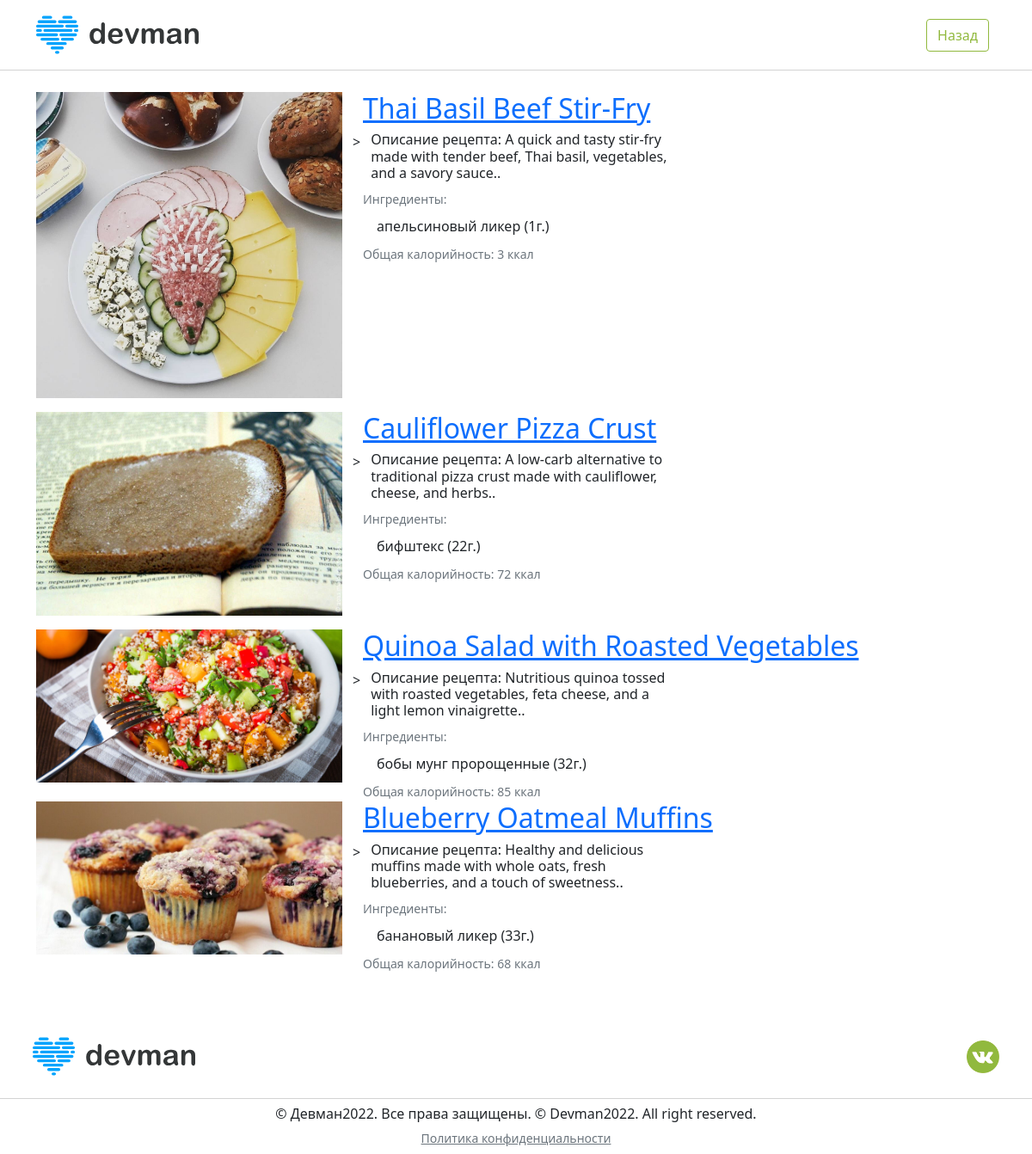
The app's page /recipe/my_blog/ (signed in) with its own data.
### recipe/models.py (models this page shows, shortened)
class Recipe(models.Model):
    name = models.CharField(max_length=60, verbose_name='Название')
    diet = models.IntegerField(choices=DIET_CHOICES, verbose_name='Меню')
    ingredients = models.ManyToManyField(
        'recipe.Ingredient', through='recipe.RecipeIngredient', verbose_name='Состав'
    )
    fish = models.BooleanField(default=False, verbose_name='Рыба')
    meat = models.BooleanField(default=False, verbose_name='Мясо')
    wheat = models.BooleanField(default=False, verbose_name='Зерновые')
    honey = models.BooleanField(default=False, verbose_name='Продукты пчеловодства')
    nuts = models.BooleanField(default=False, verbose_name='Орехи')
    dairy = models.BooleanField(default=False, verbose_name='Молочные продукты')
    meal = models.IntegerField(choices=MEAL_CHOICES, verbose_name='Приём пищи')
    image = models.ImageField(blank=True, verbose_name='Фото рецепта')
    description = models.TextField(verbose_name='Описание')
    class Meta:
        verbose_name = 'Рецепт'
        verbose_name_plural = 'Рецепты'
    def total_calories(self):
        total_calories = 0
        for recipe_ingredient in self.recipeingredient_set.all():
            total_calories += recipe_ingredient.ingredient.calories / 100 * recipe_ingredient.amount
        return int(total_calories)

class RecipeIngredient(models.Model):
    recipe = models.ForeignKey(Recipe, on_delete=models.CASCADE, verbose_name='Рецепт')
    ingredient = models.ForeignKey(Ingredient, on_delete=models.CASCADE, verbose_name='Ингредиент')
    amount = models.PositiveIntegerField(verbose_name='Вес')
    class Meta:
        verbose_name = 'Рецепт-ингредиент'
        verbose_name_plural = 'Рецепт-ингредиенты'

class Ingredient(models.Model):
    MEASUREMENT = [
        (1, 'Шт'),
        (2, 'Гр.'),
        (3, 'Мл'),
    ]
    name = models.CharField(max_length=100, verbose_name='Название')
    calories = models.PositiveIntegerField(verbose_name='Калории')
    measurement = models.IntegerField(choices=MEASUREMENT, default=2)
    class Meta:
        verbose_name = 'Ингредиент'
        verbose_name_plural = 'Ингредиенты'

### recipe/views.py (the view)
# urls.py: path('my_blog/', my_blog, name='my_blog'),
@login_required
def my_blog(request):
    subscription = Subscription.objects.get(user_id=request.user.id)
    recipes = Recipe.objects.filter(diet=subscription.diet)
    if subscription.none_allergy() is None:
        recipes.filter(diet=subscription.diet)
    elif subscription.fish:
        recipes.filter(
            fish=subscription.fish)
    elif subscription.dairy:
        recipes.filter(
            dairy=subscription.dairy)
    elif subscription.honey:
        recipes.filter(
            honey=subscription.honey)
    elif subscription.wheat:
        recipes.filter(
            wheat=subscription.wheat)
    elif subscription.nuts:
        recipes.filter(
            nuts=subscription.nuts)
    elif subscription.meat:
        recipes.filter(
            meat=subscription.meat)
    return render(request, 'card2.html', context={'recipes': recipes})

### recipe/models.py (called while the page is built)
    def none_allergy(self):
        if True not in [self.honey, self.fish, self.nuts, self.wheat, self.meat, self.dairy]:
            return None

### templates/card2.html (shortened to what this page needs)
{% load static %}
<!DOCTYPE html>
<html lang="en">
<head>
    <link href="https://cdn.jsdelivr.net/npm/bootstrap@5.0.2/dist/css/bootstrap.min.css" rel="stylesheet"
>
    <link rel="stylesheet" href="{% static 'css/style.css' %}">
</head>
<body>
    <header>
        <nav class="navbar navbar-expand-md navbar-light fixed-top navbar__opacity">
            <div class="container">
                <a class="navbar-brand" href="{% url 'home' %}">
                    <img src="{% static 'img/logo.8d8f24edbb5f.svg' %}" height="55" width="189" alt="">
                </a>
                <form action="{% url 'user:lk' %}">
                <button class="btn btn-outline-success me-2 shadow-none foodplan_green foodplan__border_green">Назад</button>
                    </form>
            </div>
        </nav>
    </header>
    <main style="margin-top: calc(2rem + 75px);">
        <section>
            {% for recipe in recipes %}
            <div class="container">
                <div class="row">
                    <div class="col-12 col-md-4 d-flex justify-content-center">
                        <div class="card foodplan__card_borderless">
                            <img src="{{ recipe.image.url }}" alt="" >
                        </div>
                    </div>
                    <div class="col-12 col-md-8 d-flex flex-column justify-content-between">
                        <div class="row">
                        <a href="{% url 'card1' recipe.id %}">
                            <h2>{{ recipe.name }}</h2>
                        </a>>
                            <div class="col-12 col-sm-6 d-flex flex-column justify-content-between">
                                <h6>Описание рецепта: {{ recipe.description }}.</h6>
                            </div>
                            <div class="col-12 col-sm-6">
                                <small class="link-secondary">Ингредиенты:</small>
                                <ul class="list-group list-group-flush">
                                 {% for recipe_ingredient in recipe.recipeingredient_set.all %}
                                <li class="list-group-item">{{ recipe_ingredient.ingredient.name }} ({{ recipe_ingredient.amount }}г.)</li>
                            {% endfor %}
                                </ul>
                                <small class="link-secondary">Общая калорийность: {{ recipe.total_calories }} ккал</small>
                            </div>
                        </div>
                    </div>
                </div>
            </div>
        {% endfor %}
        </section>
    </main>
    <footer>
        <nav class="navbar navbar-expand-md navbar-light mt-5">
            <div class="container p-2">
                <a class="navbar-brand" href="{% url 'home' %}">
                    <img src="{% static 'img/logo.8d8f24edbb5f.svg' %}" height="55" width="189" alt="">
                </a>
                <div class="footer__sideBtns d-flex">
                    <a href="https://vk.com/devmanorg">
                        <img src="{% static 'img/vk.png' %}" height="38" width="auto" alt="">
                    </a>
                </div>
            </div>
        </nav>
    </footer>
    <footer class="footer pt-2" style="border-top: 1px solid lightgray;">
        <div class="container d-flex flex-row justify-content-center mb-2">
            <small class="text-center">
                <h6>© Девман2022. Все права защищены. © Devman2022. All right reserved.</h6>
                <a href="{% static 'docs/privacy_policy.pdf' %}" class="link-secondary">Политика конфиденциальности</a>
            </small>
        </div>
    </footer>
</body>

### static/css/style.css (style rules this page uses)
html { height: 100%; }
body { background-color: white; min-height: 100%; display: grid; grid-template-rows: auto 1fr auto; }
.foodplan_green { color: #91B93E; }
.foodplan__border_green { border-color: #91B93E; }
.foodplan__card_borderless { border: none; }
.navbar__opacity { backdrop-filter: saturate(180%) blur(20px); background-color: rgba(255, 255, 255, 0.72); border-bottom: 1px solid lightgray; }

### records on screen
Recipe: image (picture), name "Thai Basil Beef Stir-Fry", description "A quick and tasty stir-fry made with tender beef, Thai basil, vegetables, and a savory sauce.", total_calories "3"
RecipeIngredient: ingredient.name "апельсиновый ликер", amount "1"
Recipe: image (picture), name "Cauliflower Pizza Crust", description "A low-carb alternative to traditional pizza crust made with cauliflower, cheese, and herbs.", total_calories "72"
RecipeIngredient: ingredient.name "бифштекс", amount "22"
Recipe: image (picture), name "Quinoa Salad with Roasted Vegetables", description "Nutritious quinoa tossed with roasted vegetables, feta cheese, and a light lemon vinaigrette.", total_calories "85"
RecipeIngredient: ingredient.name "бобы мунг пророщенные", amount "32"
Recipe: image (picture), name "Blueberry Oatmeal Muffins", description "Healthy and delicious muffins made with whole oats, fresh blueberries, and a touch of sweetness.", total_calories "68"
RecipeIngredient: ingredient.name "банановый ликер", amount "33"
